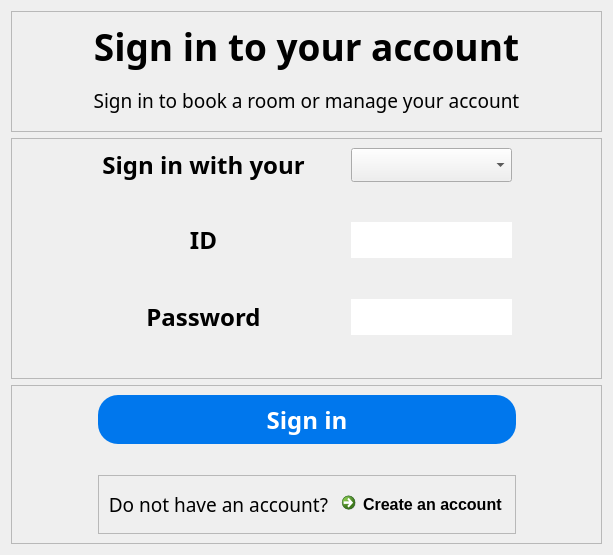
           <widget class="QWidget" name="sign_in_page">
            <layout class="QGridLayout" name="gridLayout" rowstretch="1,2,1">
             <item row="1" column="0">
              <widget class="QFrame" name="title">
               <property name="frameShape">
                <enum>QFrame::StyledPanel</enum>
               </property>
               <property name="frameShadow">
                <enum>QFrame::Raised</enum>
               </property>
               <layout class="QGridLayout" name="gridLayout_5">
                <item row="0" column="0">
                 <layout class="QGridLayout" name="gridLayout_4" columnstretch="2,4,0,4,2">
                  <item row="4" column="1">
                   <widget class="QLabel" name="label_5">
                    <property name="font">
                     <font>
                      <family>Bahnschrift SemiBold</family>
                      <pointsize>18</pointsize>
                      <weight>75</weight>
                      <bold>true</bold>
                     </font>
                    </property>
                    <property name="text">
                     <string>Password</string>
                    </property>
                    <property name="alignment">
                     <set>Qt::AlignCenter</set>
                    </property>
                   </widget>
                  </item>
                  <item row="0" column="0">
                   <spacer name="horizontalSpacer">
                    <property name="orientation">
                     <enum>Qt::Horizontal</enum>
                    </property>
                    <property name="sizeHint" stdset="0">
                     <size>
                      <width>40</width>
                      <height>20</height>
                     </size>
                    </property>
                   </spacer>
                  </item>
                  <item row="0" column="4">
                   <spacer name="horizontalSpacer_3">
                    <property name="orientation">
                     <enum>Qt::Horizontal</enum>
                    </property>
                    <property name="sizeHint" stdset="0">
                     <size>
                      <width>40</width>
                      <height>20</height>
                     </size>
                    </property>
                   </spacer>
                  </item>
                  <item row="3" column="3">
                   <spacer name="verticalSpacer_4">
                    <property name="orientation">
                     <enum>Qt::Vertical</enum>
                    </property>
                    <property name="sizeHint" stdset="0">
                     <size>
                      <width>20</width>
                      <height>40</height>
                     </size>
                    </property>
                   </spacer>
                  </item>
                  <item row="4" column="3">
                   <widget class="QLineEdit" name="Pwd_in">
                    <property name="sizePolicy">
                     <sizepolicy hsizetype="Expanding" vsizetype="Expanding">
                      <horstretch>0</horstretch>
                      <verstretch>0</verstretch>
                     </sizepolicy>
                    </property>
                    <property name="font">
                     <font>
                      <family>Bahnschrift SemiBold</family>
                      <pointsize>18</pointsize>
                      <weight>75</weight>
                      <bold>true</bold>
                     </font>
                    </property>
                    <property name="styleSheet">
                     <string notr="true">QLineEdit{border-radius:20px;}</string>
                    </property>
                    <property name="text">
                     <string/>
                    </property>
                    <property name="echoMode">
                     <enum>QLineEdit::Password</enum>
                    </property>
                    <property name="readOnly">
                     <bool>false</bool>
                    </property>
                    <property name="clearButtonEnabled">
                     <bool>true</bool>
                    </property>
                   </widget>
                  </item>
                  <item row="1" column="3">
                   <spacer name="verticalSpacer_2">
                    <property name="orientation">
                     <enum>Qt::Vertical</enum>
                    </property>
                    <property name="sizeHint" stdset="0">
                     <size>
                      <width>20</width>
                      <height>40</height>
                     </size>
                    </property>
                   </spacer>
                  </item>
                  <item row="0" column="2">
                   <spacer name="horizontalSpacer_2">
                    <property name="orientation">
                     <enum>Qt::Horizontal</enum>
                    </property>
                    <property name="sizeHint" stdset="0">
                     <size>
                      <width>40</width>
                      <height>20</height>
                     </size>
                    </property>
                   </spacer>
                  </item>
                  <item row="0" column="1">
                   <widget class="QLabel" name="label_3">
                    <property name="font">
                     <font>
                      <family>Bahnschrift SemiBold</family>
                      <pointsize>18</pointsize>
                      <weight>75</weight>
                      <bold>true</bold>
                     </font>
                    </property>
                    <property name="text">
                     <string>Sign in with your</string>
                    </property>
                    <property name="alignment">
                     <set>Qt::AlignCenter</set>
                    </property>
                   </widget>
                  </item>
                  <item row="0" column="3">
                   <widget class="QComboBox" name="Sign_in_choose">
                    <property name="sizePolicy">
                     <sizepolicy hsizetype="Preferred" vsizetype="Expanding">
                      <horstretch>0</horstretch>
                      <verstretch>0</verstretch>
                     </sizepolicy>
                    </property>
                    <item>
                     <property name="text">
                      <string/>
                     </property>
                    </item>
                    <item>
                     <property name="text">
                      <string>Name</string>
                     </property>
                    </item>
                    <item>
                     <property name="text">
                      <string>Email</string>
                     </property>
                    </item>
                    <item>
                     <property name="text">
                      <string>Phone</string>
                     </property>
                    </item>
                   </widget>
                  </item>
                  <item row="2" column="1">
                   <widget class="QLabel" name="label_4">
                    <property name="font">
                     <font>
                      <family>Bahnschrift SemiBold</family>
                      <pointsize>18</pointsize>
                      <weight>75</weight>
                      <bold>true</bold>
                     </font>
                    </property>
                    <property name="text">
                     <string>ID</string>
                    </property>
                    <property name="alignment">
                     <set>Qt::AlignCenter</set>
                    </property>
                   </widget>
                  </item>
                  <item row="2" column="3">
                   <widget class="QLineEdit" name="ID_IN">
                    <property name="sizePolicy">
                     <sizepolicy hsizetype="Expanding" vsizetype="Expanding">
                      <horstretch>0</horstretch>
                      <verstretch>0</verstretch>
                     </sizepolicy>
                    </property>
                    <property name="font">
                     <font>
                      <family>Bahnschrift SemiBold</family>
                      <pointsize>18</pointsize>
                      <weight>75</weight>
                      <bold>true</bold>
                     </font>
                    </property>
                    <property name="styleSheet">
                     <string notr="true">QLineEdit{border-radius:20px;}</string>
                    </property>
                    <property name="clearButtonEnabled">
                     <bool>true</bool>
                    </property>
                   </widget>
                  </item>
                  <item row="5" column="3">
                   <spacer name="verticalSpacer_3">
                    <property name="orientation">
                     <enum>Qt::Vertical</enum>
                    </property>
                    <property name="sizeHint" stdset="0">
                     <size>
                      <width>20</width>
                      <height>40</height>
                     </size>
                    </property>
                   </spacer>
                  </item>
                 </layout>
                </item>
               </layout>
              </widget>
             </item>
             <item row="0" column="0">
              <widget class="QFrame" name="frame_2">
               <property name="frameShape">
                <enum>QFrame::StyledPanel</enum>
               </property>
               <property name="frameShadow">
                <enum>QFrame::Raised</enum>
               </property>
               <layout class="QGridLayout" name="gridLayout_3">
                <item row="0" column="0">
                 <layout class="QGridLayout" name="gridLayout_2">
                  <item row="0" column="0">
                   <widget class="QLabel" name="label">
                    <property name="font">
                     <font>
                      <family>Bahnschrift SemiBold</family>
                      <pointsize>28</pointsize>
                      <weight>75</weight>
                      <bold>true</bold>
                     </font>
                    </property>
                    <property name="text">
                     <string>Sign in to your account</string>
                    </property>
                    <property name="alignment">
                     <set>Qt::AlignCenter</set>
                    </property>
                   </widget>
                  </item>
                  <item row="1" column="0">
                   <widget class="QLabel" name="label_2">
                    <property name="font">
                     <font>
                      <family>Bahnschrift Light</family>
                      <pointsize>14</pointsize>
                     </font>
                    </property>
                    <property name="text">
                     <string>Sign in to book a room or manage your account</string>
                    </property>
                    <property name="alignment">
                     <set>Qt::AlignCenter</set>
                    </property>
                   </widget>
                  </item>
                 </layout>
                </item>
               </layout>
              </widget>
             </item>
             <item row="2" column="0">
              <widget class="QFrame" name="frame_3">
               <property name="frameShape">
                <enum>QFrame::StyledPanel</enum>
               </property>
               <property name="frameShadow">
                <enum>QFrame::Raised</enum>
               </property>
               <layout class="QGridLayout" name="gridLayout_7">
                <item row="0" column="0">
                 <layout class="QGridLayout" name="gridLayout_6" rowstretch="2,1,2" columnstretch="3,1,3">
                  <item row="0" column="1">
                   <widget class="QPushButton" name="sign_in">
                    <property name="sizePolicy">
                     <sizepolicy hsizetype="Minimum" vsizetype="Expanding">
                      <horstretch>0</horstretch>
                      <verstretch>0</verstretch>
                     </sizepolicy>
                    </property>
                    <property name="font">
                     <font>
                      <family>Bahnschrift SemiBold</family>
                      <pointsize>18</pointsize>
                      <weight>75</weight>
                      <bold>true</bold>
                     </font>
                    </property>
                    <property name="styleSheet">
                     <string notr="true">QPushButton{background-color: rgb(0, 119, 237); border-radius:20px; color:rgb(255,255,255);}</string>
                    </property>
                    <property name="text">
                     <string>Sign in</string>
                    </property>
                   </widget>
                  </item>
                  <item row="0" column="2">
                   <spacer name="horizontalSpacer_5">
                    <property name="orientation">
                     <enum>Qt::Horizontal</enum>
                    </property>
                    <property name="sizeHint" stdset="0">
                     <size>
                      <width>40</width>
                      <height>20</height>
                     </size>
                    </property>
                   </spacer>
                  </item>
                  <item row="0" column="0">
                   <spacer name="horizontalSpacer_4">
                    <property name="orientation">
                     <enum>Qt::Horizontal</enum>
                    </property>
                    <property name="sizeHint" stdset="0">
                     <size>
                      <width>40</width>
                      <height>20</height>
                     </size>
                    </property>
                   </spacer>
                  </item>
                  <item row="2" column="1">
                   <widget class="QFrame" name="frame">
                    <property name="frameShape">
                     <enum>QFrame::StyledPanel</enum>
                    </property>
                    <property name="frameShadow">
                     <enum>QFrame::Raised</enum>
                    </property>
                    <layout class="QGridLayout" name="gridLayout_9">
                     <item row="0" column="0">
                      <layout class="QGridLayout" name="gridLayout_8">
                       <item row="0" column="0">
                        <widget class="QLabel" name="label_6">
                         <property name="font">
                          <font>
                           <family>Bahnschrift Light</family>
                           <pointsize>14</pointsize>
                          </font>
                         </property>
                         <property name="text">
                          <string>Do not have an account?</string>
                         </property>
                         <property name="alignment">
                          <set>Qt::AlignRight|Qt::AlignTrailing|Qt::AlignVCenter</set>
                         </property>
                        </widget>
                       </item>
                       <item row="0" column="1">
                        <widget class="QCommandLinkButton" name="to_sign_up_page">
                         <property name="font">
                          <font>
                           <family>Segoe UI</family>
                           <pointsize>12</pointsize>
                          </font>
                         </property>
                         <property name="text">
                          <string>Create an account</string>
                         </property>
                        </widget>
                       </item>
                      </layout>
                     </item>
                    </layout>
                   </widget>
                  </item>
                  <item row="1" column="1">
                   <spacer name="verticalSpacer">
                    <property name="orientation">
                     <enum>Qt::Vertical</enum>
                    </property>
                    <property name="sizeHint" stdset="0">
                     <size>
                      <width>20</width>
                      <height>40</height>
                     </size>
                    </property>
                   </spacer>
                  </item>
                 </layout>
                </item>
               </layout>
              </widget>
             </item>
            </layout>
           </widget>
